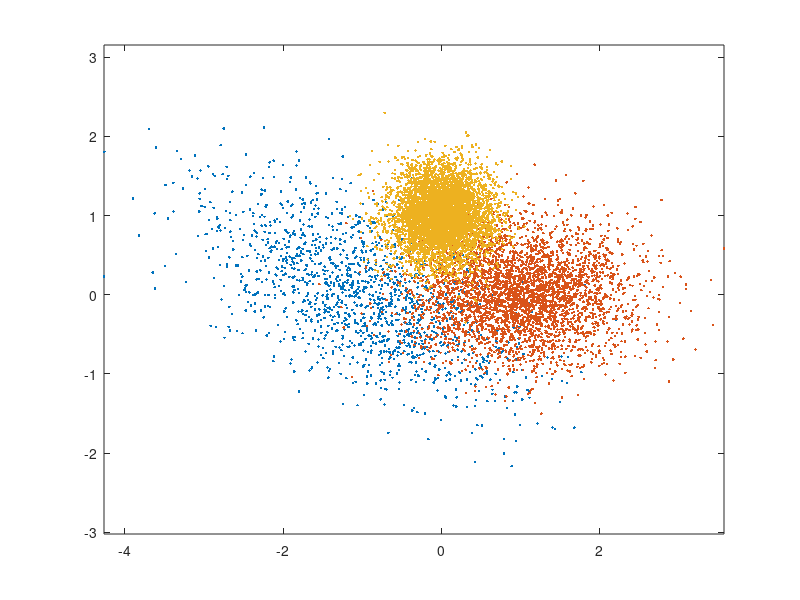

This figure's MATLAB source:
m(:,1) = [-1;0]; Sigma(:,:,1) = 0.1*[10 -4;-4,5]; % mean and covariance of data pdf conditioned on label 3
m(:,2) = [1;0]; Sigma(:,:,2) = 0.1*[5 0;0,2]; % mean and covariance of data pdf conditioned on label 2
m(:,3) = [0;1]; Sigma(:,:,3) = 0.1*eye(2); % mean and covariance of data pdf conditioned on label 1
classPriors = [0.15,0.35,0.5]; thr = [0,cumsum(classPriors)];
N = 10000; u = rand(1,N); L = zeros(1,N); x = zeros(2,N);
figure(1),clf, colorList = 'rbg';
for l = 1:3
    indices = find(thr(l)<=u & u<thr(l+1)); % if u happens to be precisely 1, that sample will get omitted - needs to be fixed
    L(1,indices) = l*ones(1,length(indices));
    x(:,indices) = mvnrnd(m(:,l),Sigma(:,:,l),length(indices))';
    figure(1), plot(x(1,indices),x(2,indices),'.','MarkerFaceColor',colorList(l)); axis equal, hold on,
end

